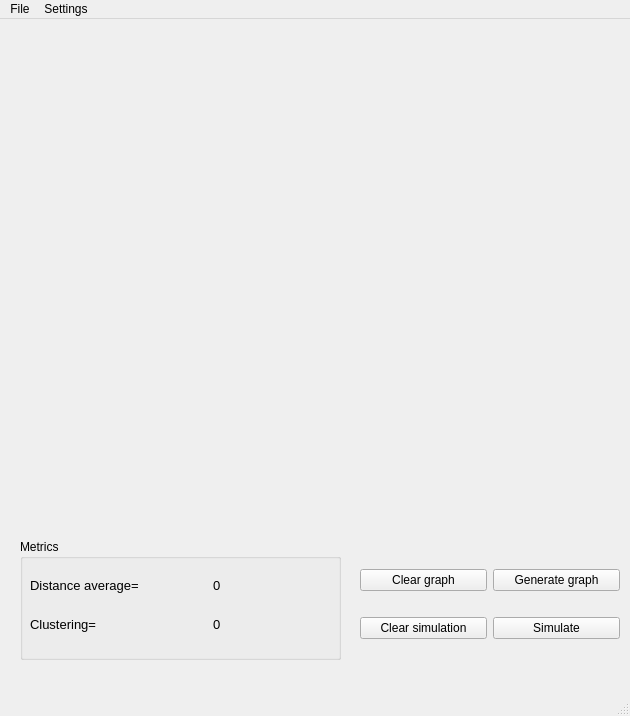
<?xml version="1.0" encoding="UTF-8"?>
<ui version="4.0">
 <class>MainWindow</class>
 <widget class="QMainWindow" name="MainWindow">
  <property name="geometry">
   <rect>
    <x>0</x>
    <y>0</y>
    <width>630</width>
    <height>716</height>
   </rect>
  </property>
  <property name="windowTitle">
   <string>MainWindow</string>
  </property>
  <widget class="QWidget" name="centralwidget">
   <widget class="QWidget" name="verticalLayoutWidget_5">
    <property name="geometry">
     <rect>
      <x>20</x>
      <y>20</y>
      <width>591</width>
      <height>481</height>
     </rect>
    </property>
    <layout class="QVBoxLayout" name="verticalLayout_canvas"/>
   </widget>
   <widget class="QGroupBox" name="groupBox">
    <property name="geometry">
     <rect>
      <x>20</x>
      <y>520</y>
      <width>321</width>
      <height>121</height>
     </rect>
    </property>
    <property name="title">
     <string>Metrics</string>
    </property>
    <widget class="QWidget" name="verticalLayoutWidget_6">
     <property name="geometry">
      <rect>
       <x>10</x>
       <y>30</y>
       <width>172</width>
       <height>71</height>
      </rect>
     </property>
     <layout class="QVBoxLayout" name="verticalLayout_5">
      <item>
       <widget class="QLabel" name="label_7">
        <property name="font">
         <font>
          <pointsize>10</pointsize>
         </font>
        </property>
        <property name="text">
         <string>Distance average=</string>
        </property>
       </widget>
      </item>
      <item>
       <widget class="QLabel" name="label_10">
        <property name="font">
         <font>
          <pointsize>10</pointsize>
         </font>
        </property>
        <property name="text">
         <string>Clustering=</string>
        </property>
       </widget>
      </item>
     </layout>
    </widget>
    <widget class="QWidget" name="verticalLayoutWidget_7">
     <property name="geometry">
      <rect>
       <x>193</x>
       <y>30</y>
       <width>111</width>
       <height>71</height>
      </rect>
     </property>
     <layout class="QVBoxLayout" name="verticalLayout_6">
      <item>
       <widget class="QLabel" name="distance">
        <property name="font">
         <font>
          <pointsize>10</pointsize>
         </font>
        </property>
        <property name="text">
         <string>0</string>
        </property>
       </widget>
      </item>
      <item>
       <widget class="QLabel" name="clustering">
        <property name="font">
         <font>
          <pointsize>10</pointsize>
         </font>
        </property>
        <property name="text">
         <string>0</string>
        </property>
       </widget>
      </item>
     </layout>
    </widget>
   </widget>
   <widget class="QWidget" name="horizontalLayoutWidget">
    <property name="geometry">
     <rect>
      <x>360</x>
      <y>530</y>
      <width>260</width>
      <height>111</height>
     </rect>
    </property>
    <layout class="QHBoxLayout" name="horizontalLayout">
     <item>
      <layout class="QVBoxLayout" name="verticalLayout">
       <item>
        <widget class="QPushButton" name="pushButton">
         <property name="text">
          <string>Clear graph</string>
         </property>
        </widget>
       </item>
       <item>
        <widget class="QPushButton" name="pushButton_4">
         <property name="text">
          <string>Clear simulation</string>
         </property>
        </widget>
       </item>
      </layout>
     </item>
     <item>
      <layout class="QVBoxLayout" name="verticalLayout_2">
       <item>
        <widget class="QPushButton" name="pushButton_3">
         <property name="text">
          <string>Generate graph</string>
         </property>
        </widget>
       </item>
       <item>
        <widget class="QPushButton" name="pushButton_2">
         <property name="text">
          <string>Simulate</string>
         </property>
        </widget>
       </item>
      </layout>
     </item>
    </layout>
   </widget>
  </widget>
  <widget class="QStatusBar" name="statusbar"/>
  <widget class="QMenuBar" name="menuBar">
   <property name="geometry">
    <rect>
     <x>0</x>
     <y>0</y>
     <width>630</width>
     <height>31</height>
    </rect>
   </property>
   <widget class="QMenu" name="menuFile">
    <property name="title">
     <string>File</string>
    </property>
    <addaction name="actionLoad_graph"/>
    <addaction name="actionSave_graph"/>
    <addaction name="separator"/>
    <addaction name="actionExit"/>
   </widget>
   <widget class="QMenu" name="menuSettings">
    <property name="title">
     <string>Settings</string>
    </property>
    <addaction name="actionGraph_generation"/>
    <addaction name="actionSimulation"/>
   </widget>
   <addaction name="menuFile"/>
   <addaction name="menuSettings"/>
  </widget>
  <action name="actionLoad_graph">
   <property name="text">
    <string>Load graph...</string>
   </property>
  </action>
  <action name="actionSave_graph">
   <property name="text">
    <string>Save graph...</string>
   </property>
  </action>
  <action name="actionExit">
   <property name="text">
    <string>Exit</string>
   </property>
  </action>
  <action name="actionGraph_generation">
   <property name="text">
    <string>Graph generation...</string>
   </property>
  </action>
  <action name="actionSimulation">
   <property name="text">
    <string>Simulation...</string>
   </property>
  </action>
 </widget>
 <resources/>
 <connections/>
</ui>
